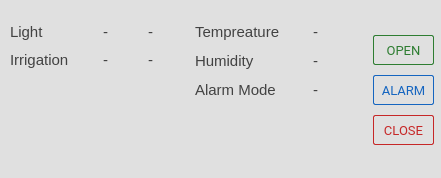
   <widget class="QFrame" name="outdoor_frame">
    <property name="geometry">
     <rect>
      <x>460</x>
      <y>361</y>
      <width>441</width>
      <height>178</height>
     </rect>
    </property>
    <property name="font">
     <font>
      <pointsize>13</pointsize>
     </font>
    </property>
    <property name="styleSheet">
     <string notr="true">background: #E0E0E0;
border-radius: 2px;
color: #424242;</string>
    </property>
    <widget class="QWidget" name="layoutWidget_5">
     <property name="geometry">
      <rect>
       <x>80</x>
       <y>20</y>
       <width>51</width>
       <height>51</height>
      </rect>
     </property>
     <layout class="QVBoxLayout" name="verticalLayout_6">
      <item>
       <widget class="QLabel" name="out_light_label">
        <property name="font">
         <font>
          <pointsize>11</pointsize>
         </font>
        </property>
        <property name="styleSheet">
         <string notr="true"/>
        </property>
        <property name="text">
         <string>-</string>
        </property>
        <property name="alignment">
         <set>Qt::AlignCenter</set>
        </property>
       </widget>
      </item>
      <item>
       <widget class="QLabel" name="out_irri_label">
        <property name="font">
         <font>
          <pointsize>11</pointsize>
         </font>
        </property>
        <property name="styleSheet">
         <string notr="true"/>
        </property>
        <property name="text">
         <string>-</string>
        </property>
        <property name="alignment">
         <set>Qt::AlignCenter</set>
        </property>
       </widget>
      </item>
     </layout>
    </widget>
    <widget class="QWidget" name="layoutWidget_7">
     <property name="geometry">
      <rect>
       <x>10</x>
       <y>20</y>
       <width>71</width>
       <height>51</height>
      </rect>
     </property>
     <layout class="QVBoxLayout" name="verticalLayout_8">
      <item>
       <widget class="QLabel" name="label_18">
        <property name="font">
         <font>
          <pointsize>11</pointsize>
         </font>
        </property>
        <property name="text">
         <string>Light</string>
        </property>
       </widget>
      </item>
      <item>
       <widget class="QLabel" name="label_19">
        <property name="font">
         <font>
          <pointsize>11</pointsize>
         </font>
        </property>
        <property name="text">
         <string>Irrigation</string>
        </property>
       </widget>
      </item>
     </layout>
    </widget>
    <widget class="QWidget" name="layoutWidget_8">
     <property name="geometry">
      <rect>
       <x>130</x>
       <y>20</y>
       <width>41</width>
       <height>51</height>
      </rect>
     </property>
     <layout class="QVBoxLayout" name="verticalLayout_9">
      <item>
       <widget class="QLabel" name="out_light_level_label">
        <property name="font">
         <font>
          <pointsize>11</pointsize>
         </font>
        </property>
        <property name="styleSheet">
         <string notr="true">  color: #424242;</string>
        </property>
        <property name="text">
         <string>-</string>
        </property>
        <property name="alignment">
         <set>Qt::AlignCenter</set>
        </property>
       </widget>
      </item>
      <item>
       <widget class="QLabel" name="out_irri_level_label">
        <property name="font">
         <font>
          <pointsize>11</pointsize>
         </font>
        </property>
        <property name="styleSheet">
         <string notr="true">  color: #424242;</string>
        </property>
        <property name="text">
         <string>-</string>
        </property>
        <property name="alignment">
         <set>Qt::AlignCenter</set>
        </property>
       </widget>
      </item>
     </layout>
    </widget>
    <widget class="QWidget" name="layoutWidget_10">
     <property name="geometry">
      <rect>
       <x>195</x>
       <y>20</y>
       <width>91</width>
       <height>81</height>
      </rect>
     </property>
     <layout class="QVBoxLayout" name="verticalLayout_11">
      <item>
       <widget class="QLabel" name="label_22">
        <property name="font">
         <font>
          <pointsize>11</pointsize>
         </font>
        </property>
        <property name="text">
         <string>Tempreature</string>
        </property>
       </widget>
      </item>
      <item>
       <widget class="QLabel" name="label_23">
        <property name="font">
         <font>
          <pointsize>11</pointsize>
         </font>
        </property>
        <property name="text">
         <string>Humidity</string>
        </property>
       </widget>
      </item>
      <item>
       <widget class="QLabel" name="label_24">
        <property name="font">
         <font>
          <pointsize>11</pointsize>
         </font>
        </property>
        <property name="text">
         <string>Alarm Mode</string>
        </property>
       </widget>
      </item>
     </layout>
    </widget>
    <widget class="QWidget" name="layoutWidget_11">
     <property name="geometry">
      <rect>
       <x>285</x>
       <y>20</y>
       <width>61</width>
       <height>81</height>
      </rect>
     </property>
     <layout class="QVBoxLayout" name="verticalLayout_12">
      <item>
       <widget class="QLabel" name="out_temp_label">
        <property name="font">
         <font>
          <pointsize>11</pointsize>
         </font>
        </property>
        <property name="styleSheet">
         <string notr="true"/>
        </property>
        <property name="text">
         <string>-</string>
        </property>
        <property name="alignment">
         <set>Qt::AlignCenter</set>
        </property>
       </widget>
      </item>
      <item>
       <widget class="QLabel" name="out_hum_label">
        <property name="font">
         <font>
          <pointsize>11</pointsize>
         </font>
        </property>
        <property name="styleSheet">
         <string notr="true"/>
        </property>
        <property name="text">
         <string>-</string>
        </property>
        <property name="alignment">
         <set>Qt::AlignCenter</set>
        </property>
       </widget>
      </item>
      <item>
       <widget class="QLabel" name="out_alarm_label">
        <property name="font">
         <font>
          <pointsize>11</pointsize>
         </font>
        </property>
        <property name="styleSheet">
         <string notr="true"/>
        </property>
        <property name="text">
         <string>-</string>
        </property>
        <property name="alignment">
         <set>Qt::AlignCenter</set>
        </property>
       </widget>
      </item>
     </layout>
    </widget>
    <widget class="QPushButton" name="out_alarm_button">
     <property name="geometry">
      <rect>
       <x>373</x>
       <y>75</y>
       <width>61</width>
       <height>30</height>
      </rect>
     </property>
     <property name="minimumSize">
      <size>
       <width>61</width>
       <height>30</height>
      </size>
     </property>
     <property name="font">
      <font>
       <family>Roboto</family>
       <pointsize>10</pointsize>
      </font>
     </property>
     <property name="focusPolicy">
      <enum>Qt::NoFocus</enum>
     </property>
     <property name="styleSheet">
      <string notr="true">QPushButton{
  background: transparent;
  border-radius: 2px;
  border: 1px solid #1565C0;
  color: #1565C0;
}

QPushButton:hover {
  background: #42A5F5;
  border-width: 0px;
  color: #ffffff;
}

QPushButton:pressed {
  background: #64B5F6;
  border-width: 0px;
  color: #ffffff;
}</string>
     </property>
     <property name="text">
      <string>ALARM</string>
     </property>
    </widget>
    <widget class="QPushButton" name="out_close_button">
     <property name="geometry">
      <rect>
       <x>373</x>
       <y>115</y>
       <width>61</width>
       <height>30</height>
      </rect>
     </property>
     <property name="minimumSize">
      <size>
       <width>61</width>
       <height>30</height>
      </size>
     </property>
     <property name="font">
      <font>
       <family>Roboto</family>
       <pointsize>10</pointsize>
      </font>
     </property>
     <property name="focusPolicy">
      <enum>Qt::NoFocus</enum>
     </property>
     <property name="styleSheet">
      <string notr="true">QPushButton{
  background: transparent;
  border-radius: 2px;
  border: 1px solid #C62828;
  color: #C62828;
}

QPushButton:hover {
  background: #EF5350;
  border-width: 0px;
  color: #ffffff;
}

QPushButton:pressed {
  background: #E57373;
  border-width: 0px;
  color: #ffffff;
}</string>
     </property>
     <property name="text">
      <string>CLOSE</string>
     </property>
    </widget>
    <widget class="QPushButton" name="out_open_button">
     <property name="geometry">
      <rect>
       <x>373</x>
       <y>35</y>
       <width>61</width>
       <height>30</height>
      </rect>
     </property>
     <property name="minimumSize">
      <size>
       <width>61</width>
       <height>30</height>
      </size>
     </property>
     <property name="font">
      <font>
       <family>Roboto</family>
       <pointsize>10</pointsize>
      </font>
     </property>
     <property name="focusPolicy">
      <enum>Qt::NoFocus</enum>
     </property>
     <property name="styleSheet">
      <string notr="true">QPushButton{
  background-color: transparent;
  border-radius: 2px;
  border: 1px solid #2E7D32;
  color: #2E7D32;
}

QPushButton:hover {
  background: #66BB6A;
  border-width: 0px;
  color: #ffffff;
}

QPushButton:pressed {
  background: #81C784;
  border-width: 0px;
  color: #ffffff;
}</string>
     </property>
     <property name="text">
      <string>OPEN</string>
     </property>
    </widget>
   </widget>
